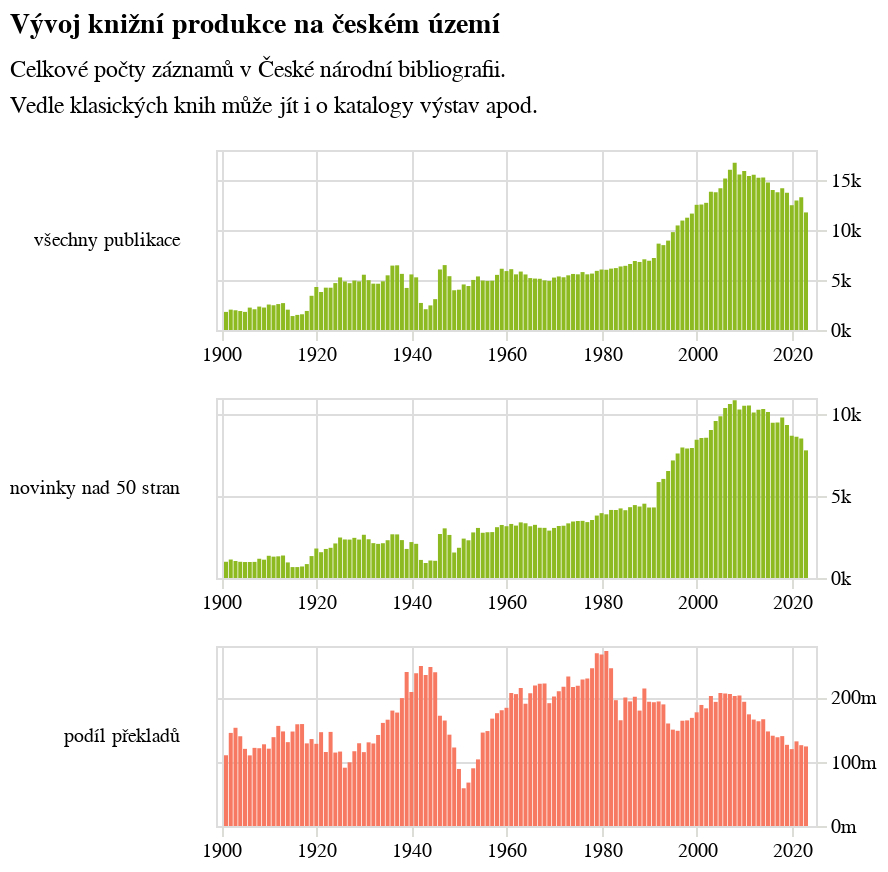

Write notebook code for a chart like this one.
### Code cell
produkce_faceted = alt.Chart(do_grafu.to_pandas(), title={'text': titulek, 'subtitle': podtitulek}, width=300).mark_bar(size=2).encode(
    alt.X("rok:T", 
          title=None,
          axis=alt.Axis(domainOpacity=0, tickColor='#DCDDD6')
    ),
    alt.Y('value:Q', 
          axis=alt.Axis(orient='right', domainOpacity=0, tickColor='#DCDDD6', format='s'), 
          title=None
    ),
    alt.Color("variable:N", 
              scale=alt.Scale(range=['#8eba21', '#f77961']),
              title=None, 
              legend=None
    ),
    row=alt.Row(
        "variable:N", 
        sort=['všechny publikace', 'novinky nad 50 stran'],
        title=None, 
        spacing=15,
        header=alt.Header(labelAngle=0, labelAlign='left', labelAnchor='middle', labelFont='Asap')
    )
).resolve_axis(x="independent").resolve_scale(y='independent').properties(height=90, width=300)

produkce_faceted

### Figure 1 — Vega-Lite specification as saved in the notebook (floating-point values rounded to 4 significant figures; data arrays with more than 128 entries replaced by an {"elided": "..."} marker saying what was removed)
{"config": {"title": {"font": "Noticia Text", "fontSize": 14, "anchor": "start", "fontWeight": "bolder", "subtitleFont": "Noticia Text", "subtitleLineHeight": 18, "subtitleFontSize": 12, "subtitleFontWeight": "normal", "subtitlePadding": 10, "dy": -12}, "axis": {"labelFont": "Asap", "titleFont": "Asap", "fontWeight": "lighter", "titleFontWeight": "lighter", "labelFontSize": 10, "titleFontSize": 10, "labelPadding": 2, "titlePadding": 10}, "legend": {"labelFont": "Asap", "labelFontWeight": "normal", "titleFont": "Asap", "titleFontWeight": "normal", "labelFontSize": 10, "titleFontSize": 10}}, "data": {"name": "data-cabf976f18bafa0209faa41073c5739d"}, "mark": {"type": "bar", "size": 2}, "encoding": {"color": {"field": "variable", "legend": null, "scale": {"range": ["#8eba21", "#f77961"]}, "title": null, "type": "nominal"}, "row": {"field": "variable", "header": {"labelAlign": "left", "labelAnchor": "middle", "labelAngle": 0, "labelFont": "Asap"}, "sort": ["všechny publikace", "novinky nad 50 stran"], "spacing": 15, "title": null, "type": "nominal"}, "x": {"axis": {"domainOpacity": 0, "tickColor": "#DCDDD6"}, "field": "rok", "title": null, "type": "temporal"}, "y": {"axis": {"domainOpacity": 0, "format": "s", "orient": "right", "tickColor": "#DCDDD6"}, "field": "value", "title": null, "type": "quantitative"}}, "height": 90, "resolve": {"axis": {"x": "independent"}, "scale": {"y": "independent"}}, "title": {"text": "Vývoj knižní produkce na českém území", "subtitle": ["Celkové počty záznamů v České národní bibliografii.", "Vedle klasických knih může jít i o katalogy výstav apod."]}, "width": 300, "$schema": "https://vega.github.io/schema/vega-lite/v5.8.0.json", "datasets": {"data-cabf976f18bafa0209faa41073c5739d": {"elided": "369 records"}}}
